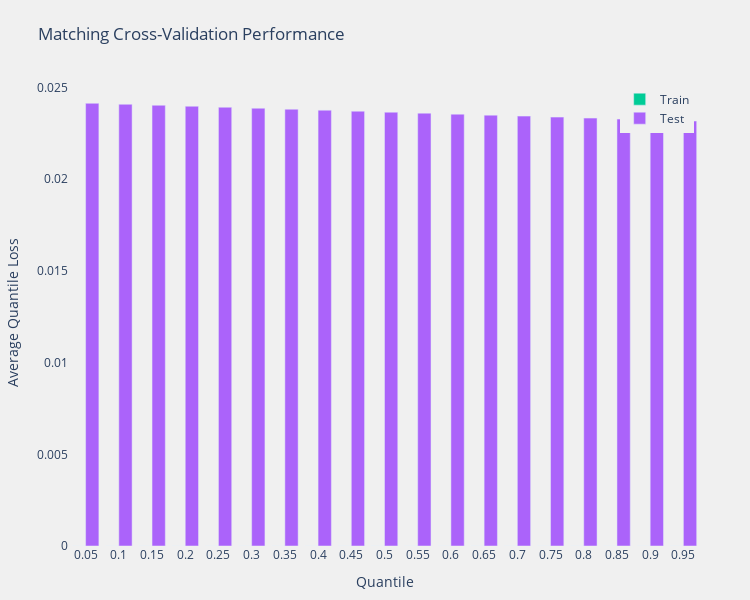

This figure's notebook cell:
### Code cell
# Plot the results
perf_results_viz = model_performance_results(
    results=matching_results,
    model_name="Matching",
    method_name="Cross-validation quantile loss average",
)
fig = perf_results_viz.plot(
    title="Matching cross-validation performance",
)
fig.show()

### Figure 1 — Plotly figure (JSON) as saved in the notebook; plotly's stock layout.template omitted (floating-point values rounded to 4 significant figures)
{"data": [{"marker": {"color": "#00CC96"}, "name": "Train", "type": "bar", "x": ["0.05", "0.1", "0.15", "0.2", "0.25", "0.3", "0.35", "0.4", "0.45", "0.5", "0.55", "0.6", "0.65", "0.7", "0.75", "0.8", "0.85", "0.9", "0.95"], "y": [0, 0, 0, 0, 0, 0, 0, 0, 0, 0, 0, 0, 0, 0, 0, 0, 0, 0, 0]}, {"marker": {"color": "#AB63FA"}, "name": "Test", "type": "bar", "x": ["0.05", "0.1", "0.15", "0.2", "0.25", "0.3", "0.35", "0.4", "0.45", "0.5", "0.55", "0.6", "0.65", "0.7", "0.75", "0.8", "0.85", "0.9", "0.95"], "y": [0.02414, 0.02409, 0.02404, 0.02398, 0.02393, 0.02387, 0.02382, 0.02377, 0.02371, 0.02366, 0.02361, 0.02355, 0.0235, 0.02344, 0.02339, 0.02334, 0.02328, 0.02323, 0.02317]}], "layout": {"barmode": "group", "height": 600, "legend": {"x": 0.99, "xanchor": "right", "y": 0.99, "yanchor": "top"}, "margin": {"b": 50, "l": 50, "r": 50, "t": 80}, "paper_bgcolor": "#F0F0F0", "plot_bgcolor": "#F0F0F0", "title": {"text": "Matching Cross-Validation Performance"}, "width": 750, "xaxis": {"showgrid": false, "title": {"text": "Quantile"}, "zeroline": false}, "yaxis": {"showgrid": false, "title": {"text": "Average Quantile Loss"}, "zeroline": false}}}
